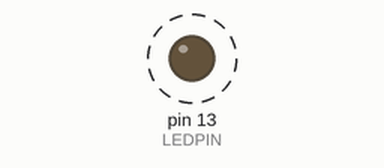
Bench run of a sketch on a simulated Arduino Uno, built with avr-gcc and run on an emulated ATmega328P. Shown: output pins drawn as LEDs (lit = HIGH). Dashed ring = blinking.

Above: at 0.2 s.
Timing chart, 0 to 3.0 s (numbered marks = the images above):
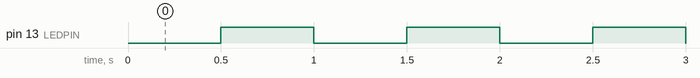

Measured:
- by itself, pin 13 (LEDPIN): alternates HIGH for 0.50 s and LOW for 0.50 s

The sketch:

Interrupt01.ino
```cpp
// Arduino таймер CTC прерывание
// avr-libc library includes
#include <avr/io.h>
#include <avr/interrupt.h>

#define LEDPIN 13

volatile char  flag01 = 0;
char sostLed = 0;

void setup()
{
    pinMode(LEDPIN, OUTPUT);

    // инициализация Timer1
    cli();  // отключить глобальные прерывания
    TCCR1A = 0;   // установить регистры в 0
    TCCR1B = 0;

    //OCR1A = 15624; // установка регистра совпадения
    OCR1A = 7812; // установка регистра совпадения

    TCCR1B |= (1 << WGM12);  // включить CTC режим
    TCCR1B |= (1 << CS10); // Установить биты на коэффициент деления 1024
    TCCR1B |= (1 << CS12);

    TIMSK1 |= (1 << OCIE1A);  // включить прерывание по совпадению таймера
    sei(); // включить глобальные прерывания
}

void loop()
{
    // основная программа

    if ( flag01 == 1 ) {
      digitalWrite(LEDPIN, sostLed);

      sostLed = !sostLed ;

      flag01 = 0;
    }

}

ISR(TIMER1_COMPA_vect)
{
    //digitalWrite(LEDPIN, !digitalRead(LEDPIN));
    flag01 = 1;
}
```
